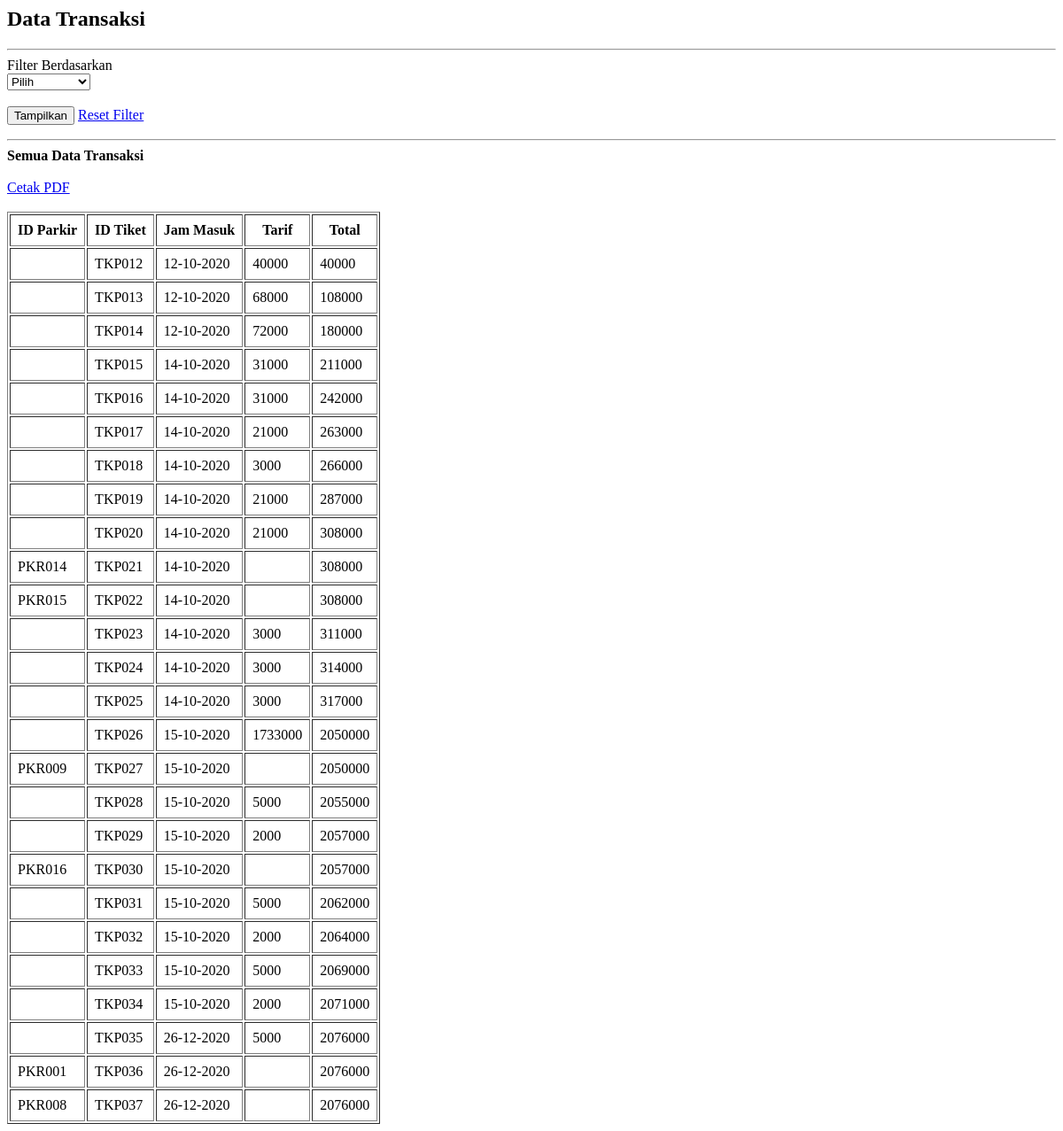
The app's page /periode.php with its own data.
### tables this page shows
CREATE TABLE `tiket_parkir` (
  `id_tiket` varchar(10) NOT NULL,
  `id_parkir` varchar(10) NOT NULL,
  `jam_masuk` datetime NOT NULL,
  `jam_keluar` datetime NOT NULL,
  `jenis_kendaraan` varchar(30) NOT NULL,
  `tarif` varchar(20) DEFAULT NULL
);

### periode.php (the view, shortened to what this page needs)
<?php
include "config/koneksi.php";
?>
<html>
<head>
    <link rel="stylesheet" href="plugins/jquery-ui/jquery-ui.min.css" />
</head>
<body>
    <h2>Data Transaksi</h2><hr>
    <form method="get" action="">
        <label>Filter Berdasarkan</label><br>
        <select name="filter" id="filter">
            <option value="">Pilih</option>
        </select>
        <br /><br />
                <?php
                $query = "SELECT YEAR(jam_masuk) AS tahun FROM tiket_parkir GROUP BY YEAR(jam_masuk)";
                ?>
        <button type="submit">Tampilkan</button>
        <a href="periode.php">Reset Filter</a>
    </form>
    <hr />
    <?php
    if(isset($_GET['filter']) && ! empty($_GET['filter'])){
        $filter = $_GET['filter'];
        if($filter == '1'){
            $tgl = date('d-m-y', strtotime($_GET['tanggal']));
            echo '<b>Data Transaksi Tanggal '.$tgl.'</b><br /><br />';
            echo '<a href="print.php?filter=1&tanggal='.$_GET['tanggal'].'">Cetak PDF</a><br /><br />';
            $query = "SELECT * FROM tiket_parkir WHERE DATE(jam_masuk)='".$_GET['tanggal']."'";
        }else if($filter == '2'){
            $nama_bulan = array('', 'Januari','Februari','Maret','April','Mei','Juni','Juli','Agustus','September','Oktober','November','Desember');
            echo '<b>Data Transaksi Bulan '.$nama_bulan[$_GET['bulan']].' '.$_GET['tahun'].'</b><br /><br />';
            echo '<a href="print.php?filter=2&bulan='.$_GET['bulan'].'&tahun='.$_GET['tahun'].'">Cetak PDF</a><br /><br />';
            $query = "SELECT * FROM tiket_parkir WHERE MONTH(jam_masuk)='".$_GET['bulan']."' AND YEAR(jam_masuk)='".$_GET['tahun']."'";
        }else{
            echo '<b>Data Transaksi Tahun '.$_GET['tahun'].'</b><br /><br />';
            echo '<a href="print.php?filter=3&tahun='.$_GET['tahun'].'">Cetak PDF</a><br /><br />';
            $query = "SELECT * FROM tiket_parkir WHERE YEAR(jam_masuk)='".$_GET['tahun']."'";
        }
    }else{
        echo '<b>Semua Data Transaksi</b><br /><br />';
        echo '<a href="print.php">Cetak PDF</a><br /><br />';
        $query = "SELECT * FROM tiket_parkir ORDER BY jam_masuk";
    }
    ?>
    <table border="1" cellpadding="8">
    <tr>
        <th>ID Parkir</th>
        <th>ID Tiket</th>
        <th>Jam Masuk</th>
        <th>Tarif</th>
        <th>Total</th>
    </tr>
    <?php
    $sql = mysqli_query($con, $query);
    $row = mysqli_num_rows($sql);
    $tot_tarif = 0;
    if($row > 0){
        while($data = mysqli_fetch_array($sql)){
            $tgl = date('d-m-Y', strtotime($data['jam_masuk']));
           $tot_tarif += $data['tarif'];
            echo "<tr>";
            echo "<td>".$data['id_parkir']."</td>";
            echo "<td>".$data['id_tiket']."</td>";
            echo "<td>".$tgl."</td>";
            echo "<td>".$data['tarif']."</td>";
            echo "<td>".$tot_tarif."</td>";
            echo "</tr>";
        }
    }else{
        echo "<tr><td colspan='5'>Data tidak ada</td></tr>";
    }
    ?>
    </table>
</body>
</html>

### records on screen
tiket_parkir: id_tiket "TKP012", jam_masuk "12-10-2020", tarif "40000", tot_tarif "40000"
tiket_parkir: id_tiket "TKP013", jam_masuk "12-10-2020", tarif "68000", tot_tarif "108000"
tiket_parkir: id_tiket "TKP014", jam_masuk "12-10-2020", tarif "72000", tot_tarif "180000"
tiket_parkir: id_tiket "TKP015", jam_masuk "14-10-2020", tarif "31000", tot_tarif "211000"
tiket_parkir: id_tiket "TKP016", jam_masuk "14-10-2020", tarif "31000", tot_tarif "242000"
tiket_parkir: id_tiket "TKP017", jam_masuk "14-10-2020", tarif "21000", tot_tarif "263000"
tiket_parkir: id_tiket "TKP018", jam_masuk "14-10-2020", tarif "3000", tot_tarif "266000"
tiket_parkir: id_tiket "TKP019", jam_masuk "14-10-2020", tarif "21000", tot_tarif "287000"
tiket_parkir: id_tiket "TKP020", jam_masuk "14-10-2020", tarif "21000", tot_tarif "308000"
tiket_parkir: id_parkir "PKR014", id_tiket "TKP021", jam_masuk "14-10-2020", tot_tarif "308000"
tiket_parkir: id_parkir "PKR015", id_tiket "TKP022", jam_masuk "14-10-2020", tot_tarif "308000"
tiket_parkir: id_tiket "TKP023", jam_masuk "14-10-2020", tarif "3000", tot_tarif "311000"
tiket_parkir: id_tiket "TKP024", jam_masuk "14-10-2020", tarif "3000", tot_tarif "314000"
tiket_parkir: id_tiket "TKP025", jam_masuk "14-10-2020", tarif "3000", tot_tarif "317000"
tiket_parkir: id_tiket "TKP026", jam_masuk "15-10-2020", tarif "1733000", tot_tarif "2050000"
tiket_parkir: id_parkir "PKR009", id_tiket "TKP027", jam_masuk "15-10-2020", tot_tarif "2050000"
tiket_parkir: id_tiket "TKP028", jam_masuk "15-10-2020", tarif "5000", tot_tarif "2055000"
tiket_parkir: id_tiket "TKP029", jam_masuk "15-10-2020", tarif "2000", tot_tarif "2057000"
tiket_parkir: id_parkir "PKR016", id_tiket "TKP030", jam_masuk "15-10-2020", tot_tarif "2057000"
tiket_parkir: id_tiket "TKP031", jam_masuk "15-10-2020", tarif "5000", tot_tarif "2062000"
tiket_parkir: id_tiket "TKP032", jam_masuk "15-10-2020", tarif "2000", tot_tarif "2064000"
tiket_parkir: id_tiket "TKP033", jam_masuk "15-10-2020", tarif "5000", tot_tarif "2069000"
tiket_parkir: id_tiket "TKP034", jam_masuk "15-10-2020", tarif "2000", tot_tarif "2071000"
tiket_parkir: id_tiket "TKP035", jam_masuk "26-12-2020", tarif "5000", tot_tarif "2076000"
tiket_parkir: id_parkir "PKR001", id_tiket "TKP036", jam_masuk "26-12-2020", tot_tarif "2076000"
tiket_parkir: id_parkir "PKR008", id_tiket "TKP037", jam_masuk "26-12-2020", tot_tarif "2076000"
